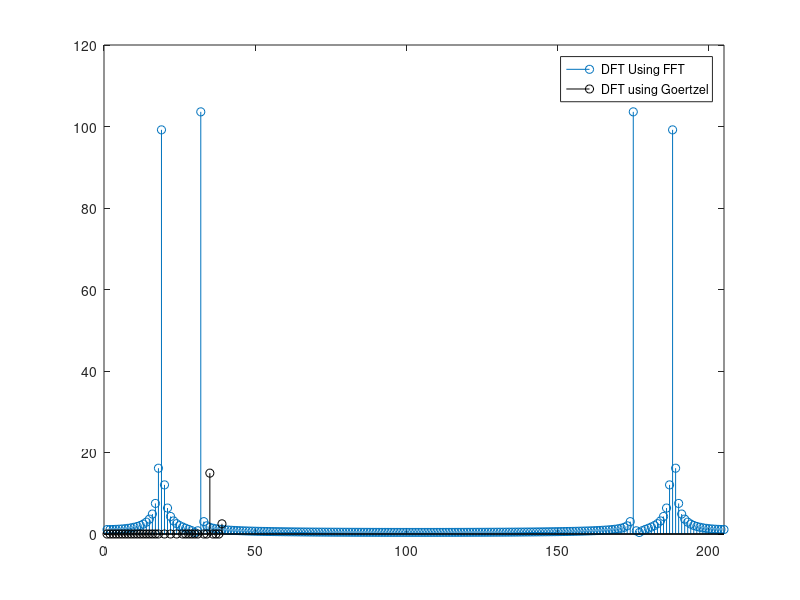

Write the MATLAB code that produced this figure.
clc;
clear all;
 close all;
 
M = 205;
n = 0:M-1;
f = 8000;
k = [18 20 22 24 31 34 38];
x = sin(2*pi*697*n/f) + sin(2*pi*1209*n/f);
fft_x_auto = fft(x,M);
x1 = [x 0];
v = zeros(1, M+3)
for p = 1:7
  for l = 1:M+1 
    v(l+2) = x1(l) + 2*cos(2*pi*k(p)/M).*v(l+1) - v(1);
  end
  fft_x_man(k(p)+1) = v(M+3) - exp(-1i*2*pi*k(p)/M).*v(M+2);
 end
stem(abs(fft_x_auto));
axis([0 205 0 120])
hold on;
stem(abs(fft_x_man), 'black');
hold off;
legend({'DFT Using FFT', 'DFT using Goertzel'}, 'location', 'best');
  